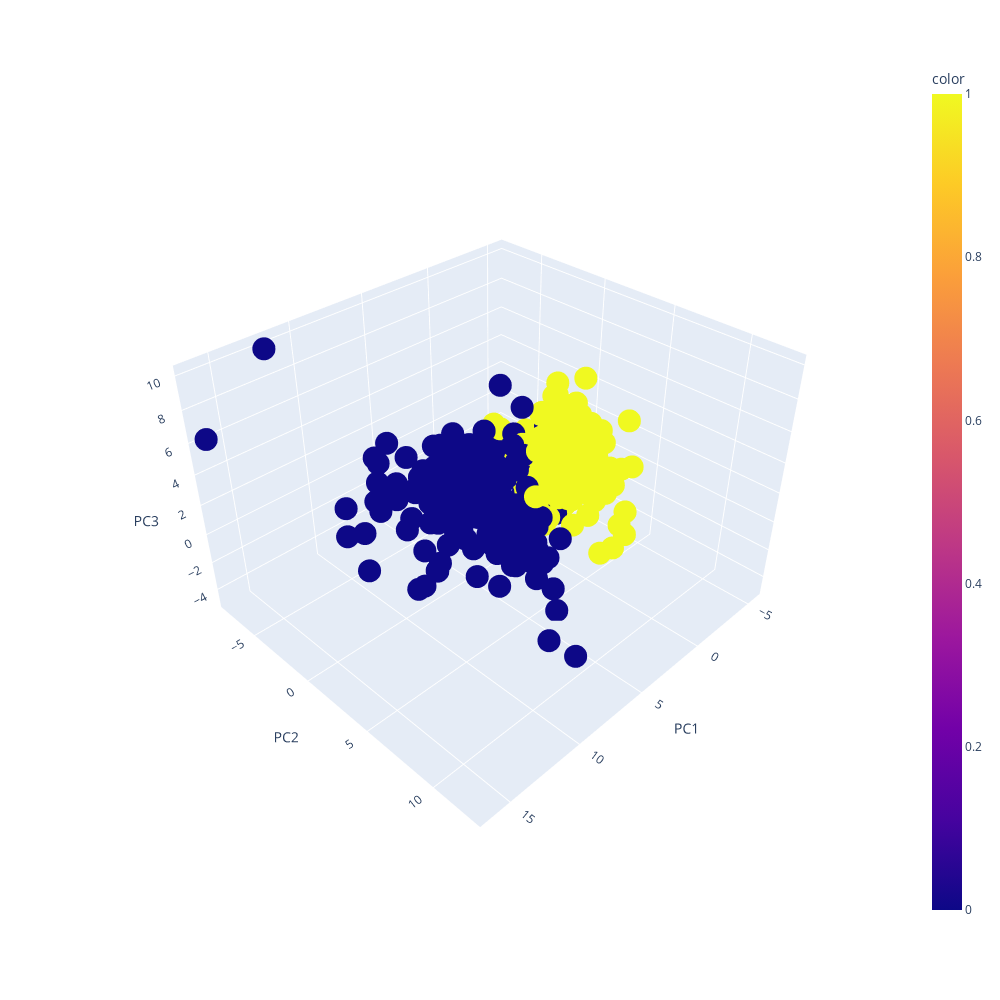

Source (notebook cell):
### Code cell
# 3D visualization of principal components
fig = px.scatter_3d(df_PCA, x='PC1', y='PC2', z='PC3', color=y, width=1000, height=1000)
fig.show()

# save the figure
fig.write_html('PCA_3D.html')

### Figure 1 — Plotly figure (JSON) as saved in the notebook; plotly's stock layout.template omitted (floating-point values rounded to 4 significant figures; data arrays with more than 128 entries replaced by an {"elided": "..."} marker saying what was removed)
{"data": [{"hovertemplate": "PC1=%{x}<br>PC2=%{y}<br>PC3=%{z}<br>color=%{marker.color}<extra></extra>", "legendgroup": "", "marker": {"color": {"elided": "569 int values"}, "coloraxis": "coloraxis", "symbol": "circle"}, "mode": "markers", "name": "", "scene": "scene", "showlegend": false, "type": "scatter3d", "x": {"elided": "569 float values"}, "y": {"elided": "569 float values"}, "z": {"elided": "569 float values"}}], "layout": {"coloraxis": {"colorbar": {"title": {"text": "color"}}, "colorscale": [[0, "#0d0887"], [0.1111, "#46039f"], [0.2222, "#7201a8"], [0.3333, "#9c179e"], [0.4444, "#bd3786"], [0.5556, "#d8576b"], [0.6667, "#ed7953"], [0.7778, "#fb9f3a"], [0.8889, "#fdca26"], [1, "#f0f921"]]}, "height": 1000, "legend": {"tracegroupgap": 0}, "margin": {"t": 60}, "scene": {"aspectmode": "auto", "aspectratio": {"x": 1.162, "y": 1.081, "z": 0.7962}, "camera": {"center": {"x": 0, "y": 0, "z": 0}, "eye": {"x": 1.633, "y": 1.633, "z": 1.633}, "projection": {"type": "perspective"}, "up": {"x": 0, "y": 0, "z": 1}}, "domain": {"x": [0, 1], "y": [0, 1]}, "xaxis": {"title": {"text": "PC1"}, "type": "linear"}, "yaxis": {"title": {"text": "PC2"}, "type": "linear"}, "zaxis": {"title": {"text": "PC3"}, "type": "linear"}}, "width": 1000}}
